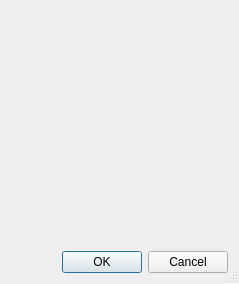
<?xml version="1.0" encoding="UTF-8"?>
<ui version="4.0">
 <class>SelectItemDialog</class>
 <widget class="QDialog" name="SelectItemDialog">
  <property name="geometry">
   <rect>
    <x>0</x>
    <y>0</y>
    <width>239</width>
    <height>284</height>
   </rect>
  </property>
  <property name="windowTitle">
   <string>Select Item</string>
  </property>
  <property name="sizeGripEnabled">
   <bool>true</bool>
  </property>
  <property name="modal">
   <bool>true</bool>
  </property>
  <layout class="QVBoxLayout">
   <item>
    <widget class="SelectItem" name="w_si" native="true"/>
   </item>
   <item>
    <widget class="QDialogButtonBox" name="w_buttons">
     <property name="standardButtons">
      <set>QDialogButtonBox::Cancel|QDialogButtonBox::Ok</set>
     </property>
    </widget>
   </item>
  </layout>
 </widget>
 <customwidgets>
  <customwidget>
   <class>SelectItem</class>
   <extends>QWidget</extends>
   <header>selectitem.h</header>
   <container>1</container>
  </customwidget>
 </customwidgets>
 <resources/>
 <connections>
  <connection>
   <sender>w_buttons</sender>
   <signal>accepted()</signal>
   <receiver>SelectItemDialog</receiver>
   <slot>accept()</slot>
   <hints>
    <hint type="sourcelabel">
     <x>119</x>
     <y>261</y>
    </hint>
    <hint type="destinationlabel">
     <x>6</x>
     <y>278</y>
    </hint>
   </hints>
  </connection>
  <connection>
   <sender>w_buttons</sender>
   <signal>rejected()</signal>
   <receiver>SelectItemDialog</receiver>
   <slot>reject()</slot>
   <hints>
    <hint type="sourcelabel">
     <x>196</x>
     <y>259</y>
    </hint>
    <hint type="destinationlabel">
     <x>189</x>
     <y>279</y>
    </hint>
   </hints>
  </connection>
 </connections>
</ui>
